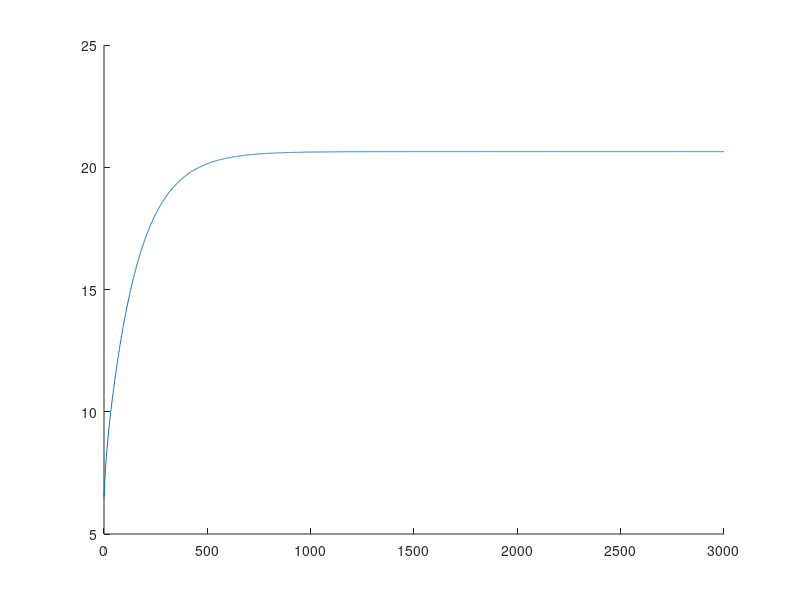

Source code (MATLAB): (Note: this script raises an error after producing the figure.)
clear all
close all
clc

%% Initialization
param = zeros(15,1);
param(1) = 0.066;
param(2) = 0.006;
param(3) = 0.06;
param(4) = 0.03;
param(5) = 0.138;
param(6) = 0.12;
param(7) = 0.16;
param(8) = 0.8;
param(9) = 40;
param(10) = 51.2*10^-4;
param(11) = 8.2*10^-4;
param(12) = 520*10^-4;
param(13) = 0.0161;
param(14) = 0.0097;
param(15) = 55;
    %Defining parameters
    k12 = param(1);
    ka1 = param(2);
    ka2 = param(3);
    ka3 = param(4);
    ke = param(5);
    VI = param(6);
    Vg = param(7);
    Ag = param(8);
    tmaxG = param(9);
    kb1 = param(10)*ka1;
    kb2 = param(11)*ka2;
    kb3 = param(12)*ka3;
    EGP0 = param(13);
    F01 = param(14);
    tmaxI = param(15);
    Dg=2;
    
%     %Formulized parameters
%     G = x(1)/Vg;
%     Ug = (Dg*Ag*t*exp(-t/tmaxG))/tmaxG^2;
%     UI = x(4)/tmaxI;
%     
%     if G >= 4.5
%         F01c = F01;
%     else
%         F01c = F01*G/4.5;
%     end
%     
%     if G >= 9
%         Fr = 0.003*(G-9)*Vg;
%     else
%         Fr = 0;
%     end
%% Matrices
%Operating point
Q1bar = 0.70;
Q2bar = 0.30;
x1bar = 0.025;
x2bar = 0.03;

A = [-x1bar k12 0 0 0 -Q1bar 0 -EGP0;
    x1bar -k12-x2bar 0 0 0 Q1bar -Q2bar 0;
    0 0 -1/tmaxI 0 0 0 0 0;
    0 0 1/tmaxI -1/tmaxI 0 0 0 0;
    0 0 0 1/(VI*tmaxI) -ke 0 0 0;
    0 0 0 0 kb1 -ka1 0 0;
    0 0 0 0 kb2 0 -ka2 0;
    0 0 0 0 kb3 0 0 -ka3];
B = [0 1 1; 0 0 0; 1 0 0; 0 0 0; 0 0 0; 0 0 0; 0 0 0; 0 0 0];
C = [1/Vg 0 0 0 0 0 0 0];
D = [0 0 0];

System = ss(A,B,C,D);
%% Simulation
tspan = 0:1:3000;
Dg = 0;
delay = 0;
for i = 1:length(tspan)
    t = tspan(i);
    Ug(i) = max(0,(Dg*Ag*(t-delay)*exp(-(t-delay)/tmaxG))/tmaxG^2);
end
u = 0*ones(size(Ug));
F01c = F01*ones(size(Ug));
Fr = zeros(size(Ug));
EGP0_vectorized = EGP0*ones(size(Ug));
Constant_input = F01c+Fr+EGP0_vectorized;
x0 = [1.04
    0.485
    0
    0
    0
    0
    0
    0];

[x,t] = lsim(System,[u; Ug; Constant_input], tspan, x0);
figure
hold on
plot(t,x)
%% Model simulation
tspan=0:1:3000;
u=0;
f = @(t,x)GlucoseModel(t,x,u,param);
x0 = [1.04
    0.485
    0
    0
    0
    0
    0
    0];

[t,x]=ode45(f, tspan, x0);
for i = 1:1
    y(:,i)= x(:,i)/param(7);
plot(t,y(:,i))
end
